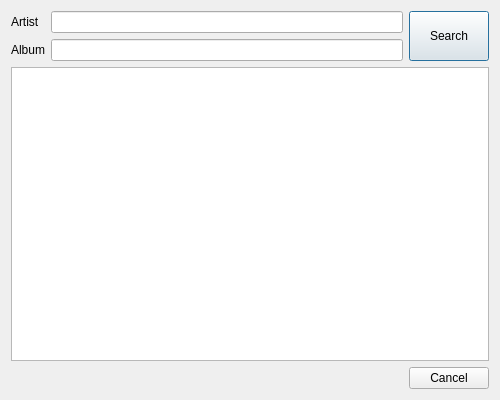
<?xml version="1.0" encoding="UTF-8"?>
<ui version="4.0">
 <class>DlgCoverArtFetcher</class>
 <widget class="QDialog" name="DlgCoverArtFetcher">
  <property name="geometry">
   <rect>
    <x>0</x>
    <y>0</y>
    <width>500</width>
    <height>400</height>
   </rect>
  </property>
  <property name="windowTitle">
   <string>Search Cover Art</string>
  </property>
  <layout class="QVBoxLayout" name="verticalLayout">
   <item>
    <layout class="QGridLayout" name="gridLayout" columnstretch="0,100,0">
     <item row="2" column="0" colspan="3">
      <widget class="QListView" name="coverView"/>
     </item>
     <item row="0" column="1">
      <widget class="QLineEdit" name="txtArtist"/>
     </item>
     <item row="1" column="1">
      <widget class="QLineEdit" name="txtAlbum"/>
     </item>
     <item row="0" column="0">
      <widget class="QLabel" name="lblArtist">
       <property name="text">
        <string>Artist</string>
       </property>
      </widget>
     </item>
     <item row="1" column="0">
      <widget class="QLabel" name="lblAlbum">
       <property name="text">
        <string>Album</string>
       </property>
      </widget>
     </item>
     <item row="0" column="2" rowspan="2">
      <widget class="QPushButton" name="btnSearch">
       <property name="sizePolicy">
        <sizepolicy hsizetype="MinimumExpanding" vsizetype="MinimumExpanding">
         <horstretch>0</horstretch>
         <verstretch>0</verstretch>
        </sizepolicy>
       </property>
       <property name="text">
        <string>Search</string>
       </property>
      </widget>
     </item>
    </layout>
   </item>
   <item>
    <layout class="QHBoxLayout" name="horizontalLayout">
     <item>
      <spacer name="horizontalSpacer">
       <property name="orientation">
        <enum>Qt::Horizontal</enum>
       </property>
       <property name="sizeHint" stdset="0">
        <size>
         <width>40</width>
         <height>20</height>
        </size>
       </property>
      </spacer>
     </item>
     <item>
      <widget class="QPushButton" name="btnCancel">
       <property name="text">
        <string>Cancel</string>
       </property>
      </widget>
     </item>
    </layout>
   </item>
  </layout>
 </widget>
 <resources/>
 <connections/>
</ui>
